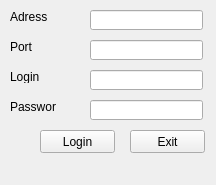
<?xml version="1.0" encoding="UTF-8"?>
<ui version="4.0">
 <class>LoginDialog</class>
 <widget class="QWidget" name="LoginDialog">
  <property name="geometry">
   <rect>
    <x>0</x>
    <y>0</y>
    <width>216</width>
    <height>185</height>
   </rect>
  </property>
  <property name="windowTitle">
   <string>Form</string>
  </property>
  <widget class="QPushButton" name="loginPB">
   <property name="geometry">
    <rect>
     <x>40</x>
     <y>130</y>
     <width>75</width>
     <height>23</height>
    </rect>
   </property>
   <property name="text">
    <string>Login</string>
   </property>
  </widget>
  <widget class="QPushButton" name="exitPB">
   <property name="geometry">
    <rect>
     <x>130</x>
     <y>130</y>
     <width>75</width>
     <height>23</height>
    </rect>
   </property>
   <property name="text">
    <string>Exit</string>
   </property>
  </widget>
  <widget class="QLabel" name="adressL">
   <property name="geometry">
    <rect>
     <x>10</x>
     <y>10</y>
     <width>46</width>
     <height>13</height>
    </rect>
   </property>
   <property name="text">
    <string>Adress</string>
   </property>
  </widget>
  <widget class="QLineEdit" name="adressLE">
   <property name="geometry">
    <rect>
     <x>90</x>
     <y>10</y>
     <width>113</width>
     <height>20</height>
    </rect>
   </property>
  </widget>
  <widget class="QLineEdit" name="portLE">
   <property name="geometry">
    <rect>
     <x>90</x>
     <y>40</y>
     <width>113</width>
     <height>20</height>
    </rect>
   </property>
  </widget>
  <widget class="QLabel" name="portL">
   <property name="geometry">
    <rect>
     <x>10</x>
     <y>40</y>
     <width>46</width>
     <height>13</height>
    </rect>
   </property>
   <property name="text">
    <string>Port</string>
   </property>
  </widget>
  <widget class="QLineEdit" name="loginLE">
   <property name="geometry">
    <rect>
     <x>90</x>
     <y>70</y>
     <width>113</width>
     <height>20</height>
    </rect>
   </property>
  </widget>
  <widget class="QLabel" name="loginL">
   <property name="geometry">
    <rect>
     <x>10</x>
     <y>70</y>
     <width>46</width>
     <height>13</height>
    </rect>
   </property>
   <property name="text">
    <string>Login</string>
   </property>
  </widget>
  <widget class="QLineEdit" name="passwordLE">
   <property name="geometry">
    <rect>
     <x>90</x>
     <y>100</y>
     <width>113</width>
     <height>20</height>
    </rect>
   </property>
  </widget>
  <widget class="QLabel" name="passwordL">
   <property name="geometry">
    <rect>
     <x>10</x>
     <y>100</y>
     <width>46</width>
     <height>13</height>
    </rect>
   </property>
   <property name="text">
    <string>Password</string>
   </property>
  </widget>
  <widget class="QLabel" name="statusL">
   <property name="geometry">
    <rect>
     <x>0</x>
     <y>170</y>
     <width>191</width>
     <height>16</height>
    </rect>
   </property>
   <property name="text">
    <string/>
   </property>
  </widget>
 </widget>
 <resources/>
 <connections/>
</ui>
